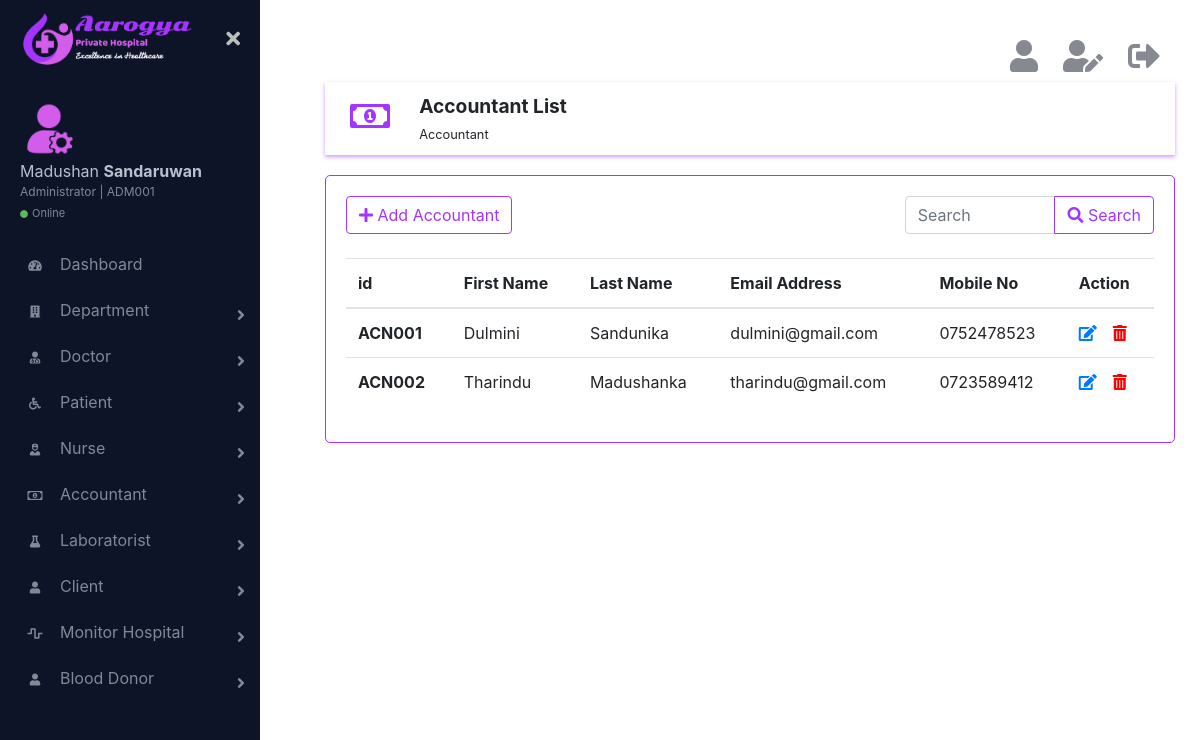
The app's page /html/accountantList.php (signed in) with its own data.
### tables this page shows
CREATE TABLE IF NOT EXISTS `accountant` (
  `id` char(6) NOT NULL,
  `firstName` varchar(20) NOT NULL,
  `lastName` varchar(20) NOT NULL,
  `email` varchar(100) NOT NULL,
  `mobile` char(10) NOT NULL,
  `is_deleted` int(11) NOT NULL,
  PRIMARY KEY (`id`)
);

### html/accountantList.php (the view, shortened to what this page needs)
<?php
    require_once('../connection/connection.php');
?>
<!DOCTYPE html>
<html lang="en">
    <head>
        <link rel="stylesheet" href="../css/bootstrap.min.css">
        <link href="https://cdnjs.cloudflare.com/ajax/libs/font-awesome/5.10.0-11/css/all.css" rel="stylesheet">
        <link href="../css/main.css" rel="stylesheet">
    </head>
    <body>
        <div class="page-wrapper chiller-theme toggled">
            <?php
                require_once('sidebar.php');
            ?>
            <main class="page-content">
                <div class="container">
                    <?php
                        require_once('logoutbar.php');
                    ?>
                    <div class="row topic">
                        <div class="col-md-1 topic-logo">
                            <i class="far fa-money-bill-alt fa-2x"></i>
                        </div>
                        <div class="col-md-11">
                            <span class="font-weight-bold"><big>Accountant List</big><br><small>Accountant</small></span>
                        </div>
                    </div>
                    <div class="row">
                        <div class="col-md-12 form">
                            <div class="row">
                                <div class="col-md-8">
                                    <a href="addAccountant.php" ><button type="button" class="btn btn-outline-primary"><i class="fas fa-plus"></i>  Add Accountant</button></a>
                                </div>
                                <div class="col-md-4">
                                    <div class="input-group">
                                        <input type="search" class="form-control" placeholder="Search">
                                        <div class="input-group-append">
                                            <button class="btn btn-outline-primary" type="button"><i class="fas fa-search"></i> Search</button>
                                        </div>
                                    </div>
                                </div>
                            </div>
                            <br>
                            <table class="table">
                              <thead>
                                  <tr>
                                      <th scope="col">id</th>
                                      <th scope="col">First Name</th>
                                      <th scope="col">Last Name</th>
                                      <th scope="col">Email Address</th>
                                      <th scope="col">Mobile No</th>
                                      <?php
                                        if($_SESSION['role'] == 'admin'){
                                            echo "<th scope='col'>Action</th>";
                                        }
                                    ?>
                                  </tr>
                              </thead>
                              <tbody>
                                  <?php
                                    $query = "SELECT * FROM `accountant` WHERE `is_deleted` = 0 ORDER BY `id`";
                                    $result_set = mysqli_query($con,$query);
                                    if (mysqli_num_rows($result_set) >= 1) {
                                        while($acn = mysqli_fetch_assoc($result_set)){
                                            echo "<tr>";
                                            echo "<th scope='row'>".$acn['id']."</th>";
                                            echo "<td>".$acn['firstName']."</td>";
                                            echo "<td>".$acn['lastName']."</td>";
                                            echo "<td>".$acn['email']."</td>";
                                            echo "<td>".$acn['mobile']."</td>";
                                            if($_SESSION['role'] == 'admin'){
                                                echo "<td><a href=\"#\"><i class='fas fa-edit mr-3' data-toggle='tooltip' title='Edit'></i></a><a href='accountantList.php?id={$acn['id']}' onclick=\"return confirm('Are you sure to delete this information ?');\"><i class='fas fa-trash-alt' data-toggle='tooltip' title='Delete' style='color:red;'></i></a></td>";
                                            }
                                            echo "</tr>";
                                        }
                                    } else {
                                        echo "<tr><td><h4 class='text-danger'>No records</h4></td></tr>";
                                    }
                                  ?>
                              </tbody>
                            </table>
                        </div>
                    </div>
                </div>
            </main>
        </div>
    </body>
</html>

### css/main.css (style rules this page uses)
.page-wrapper { height: 100vh; }
@media screen and (min-width: 700px) { .page-wrapper.toggled .page-content { padding-left: 300px; } }
.page-wrapper .page-content { display: inline-block; width: 100%; padding-left: 0px; padding-top: 20px; }
.page-wrapper .page-content > div { padding: 20px 40px; }
.page-wrapper .page-content { overflow-x: hidden; }
.topic { box-shadow: 0 2px 4px rgba(165, 52, 254, 0.5); padding: 10px; }
.topic-logo { display: inline-block; text-align: center; color: rgb(165, 52, 254); margin-top: 8px; }
.form { margin-top: 20px; border: 1px solid rgb(165, 52, 254); border-radius: 5px; padding: 20px; }

### records on screen
accountant: id "ACN001", firstName "Dulmini", lastName "Sandunika", email "dulmini@gmail.com", mobile "0752478523"
accountant: id "ACN002", firstName "Tharindu", lastName "Madushanka", email "tharindu@gmail.com", mobile "0723589412"

### other values on screen
$_SESSION['firstName'] "Madushan"
$_SESSION['lastName'] "Sandaruwan"
$_SESSION['id'] "ADM001"
